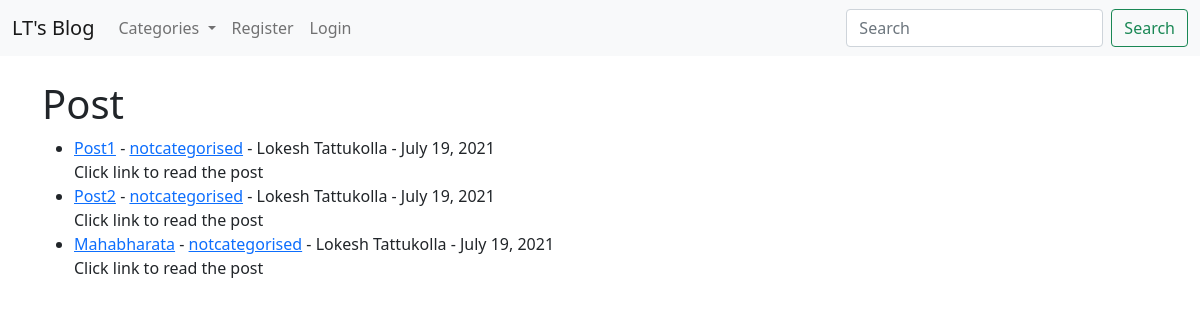
The page / on the database its author committed.
### theblog/models.py (models this page shows, shortened)
class Post(models.Model):
	title = models.CharField(max_length =255)
	title_tag = models.CharField(max_length =255, default = "Lt's blog")
	author = models.ForeignKey(User, on_delete = models.CASCADE)
	body = RichTextField(blank = True, null = True)
	post_date = models.DateField(auto_now_add = True)
	category = models.CharField(max_length =255, default = 'notcategorised')
	snippet = models.CharField(max_length =255)

### theblog/views.py (the view)
# urls.py: path('', HomeView.as_view(), name = "home"),
class HomeView(ListView):
	model = Post
	template_name = 'home.html'
	ordering = ['-post_date']
	def get_context_data(self, *args, **kwargs):
		cat_menu = Category.objects.all()
		context = super(HomeView, self).get_context_data(*args, **kwargs)
		context["cat_menu"] = cat_menu
		return context

### theblog/models.py (called while the page is built)
	def __str__(self):
		return self.name

### theblog/templates/home.html (shortened to what this page needs)
{% extends 'base.html' %}
{% block content %}
<h1>Post</h1>
<ul>
{% for post in object_list %}
	<li><a href="{% url 'article-details' post.pk %}">{{ post.title }}</a>
		- <a href = "{% url 'category' post.category|slugify %}">{{ post.category }}</a>
	 - {{ post.author.first_name}}
		{{ post.author.last_name}} - {{ post.post_date }} <br/>
	{{ post.snippet }}</li>
{% endfor %}
</ul>
{% endblock %}

### theblog/templates/base.html (shortened to what this page needs)
<!doctype html>
<html lang="en">
  <head>
    <link href="https://cdn.jsdelivr.net/npm/bootstrap@5.0.2/dist/css/bootstrap.min.css" rel="stylesheet">
  </head>
  <body>
    <nav class="navbar navbar-expand-lg navbar-light bg-light">
  <div class="container-fluid">
    <a class="navbar-brand" href="{% url 'home' %}">LT's Blog</a>
    <div class="collapse navbar-collapse" id="navbarSupportedContent">
      <ul class="navbar-nav me-auto mb-2 mb-lg-0">
        {% if cat_menu %}
        <li class="nav-item dropdown">
          <a class="nav-link dropdown-toggle" href="#" id="navbarDropdown" role="button" data-bs-toggle="dropdown" aria-expanded="false">
            Categories
          </a>
        </li>
        {% endif %}
        {% if user.is_authenticated %}
          <li class="nav-item">
          <a class="nav-link" href="{% url 'add_post' %}">Add Post</a>
        </li>
         <li class="nav-item">
          <a class="nav-link" href="{% url 'add_category' %}">Add Category</a>
        </li>
        <li class="nav-item">
          <a class="nav-link" href="{% url 'logout' %}">Logout</a>
        </li>
        {% else %}
          <li class="nav-item">
          <a class="nav-link" href="{% url 'register' %}">Register</a>
        </li>
        <li class="nav-item">
          <a class="nav-link" href="{% url 'login' %}">Login</a>
        </li>
        {% endif %}
      </ul>
      <form class="d-flex">
        <input class="form-control me-2" type="search" placeholder="Search" aria-label="Search">
        <button class="btn btn-outline-success" type="submit">Search</button>
      </form>
    </div>
  </div>
</nav>
    <br/>
    <div class = "container">
    {% block content %}
    {% endblock %}
  </div>
  </body>
</html>

### rows shown on the page
Post: title "Post1", category "notcategorised", author.first_name "Lokesh", author.last_name "Tattukolla", post_date "July 19, 2021", snippet "Click link to read the post"
Post: title "Post2", category "notcategorised", author.first_name "Lokesh", author.last_name "Tattukolla", post_date "July 19, 2021", snippet "Click link to read the post"
Post: title "Mahabharata", category "notcategorised", author.first_name "Lokesh", author.last_name "Tattukolla", post_date "July 19, 2021", snippet "Click link to read the post"
